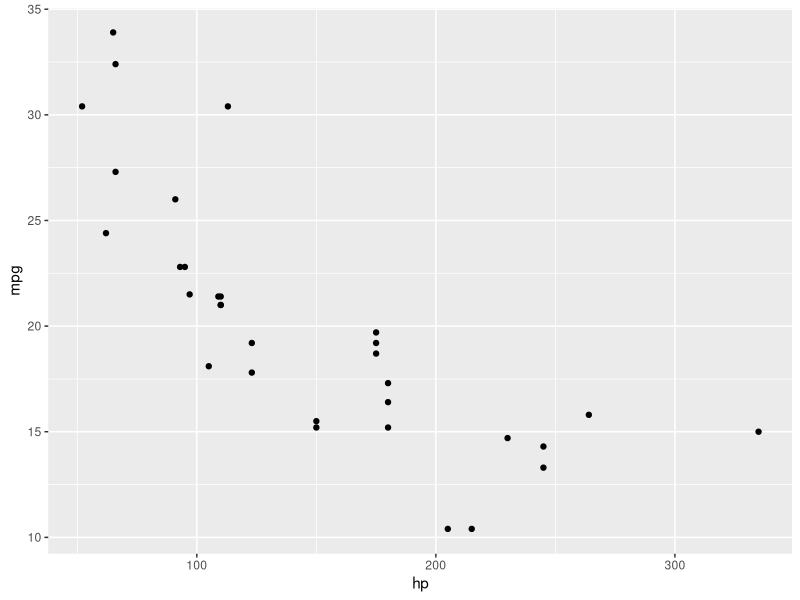
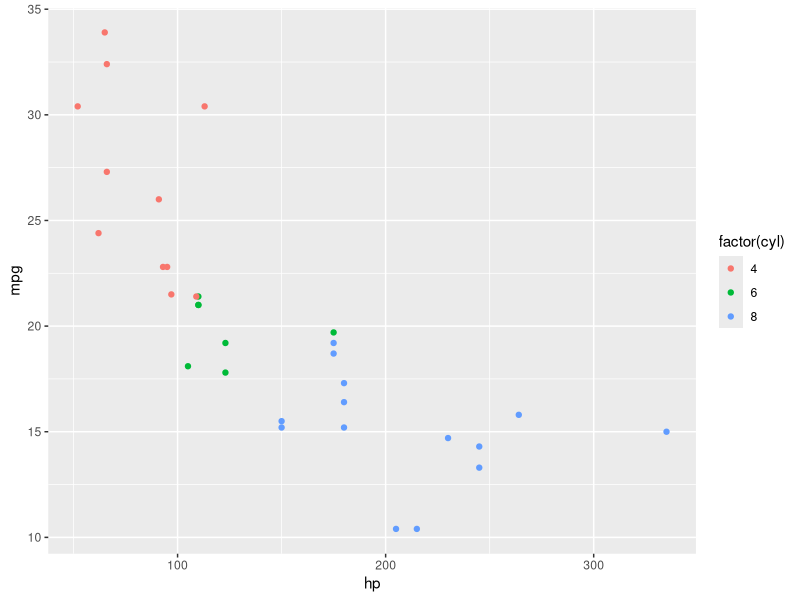
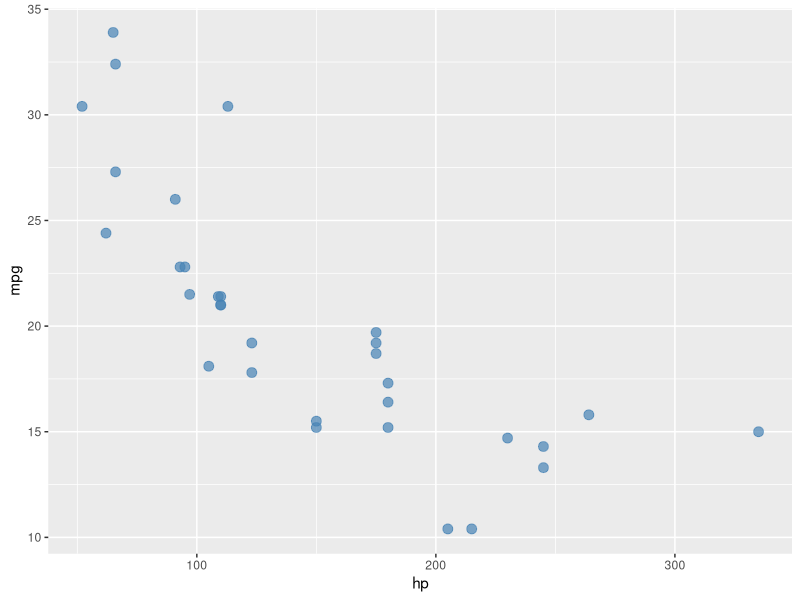
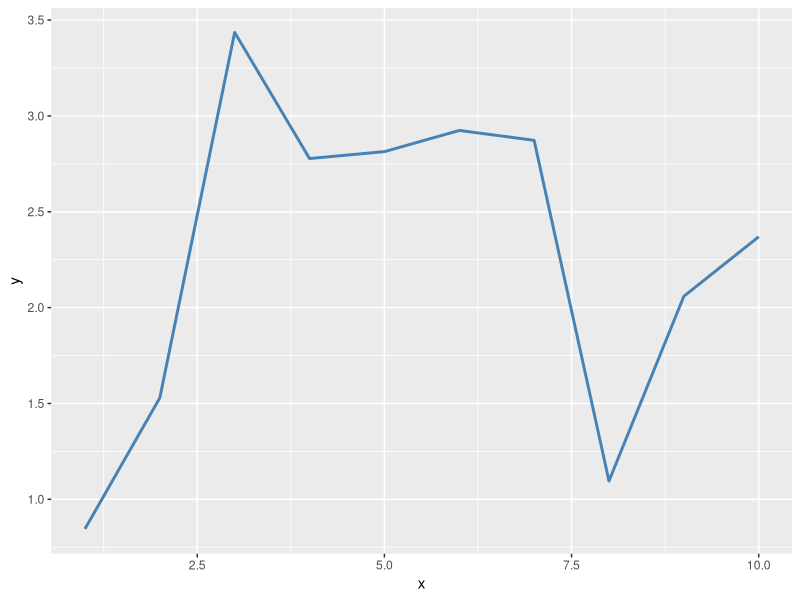
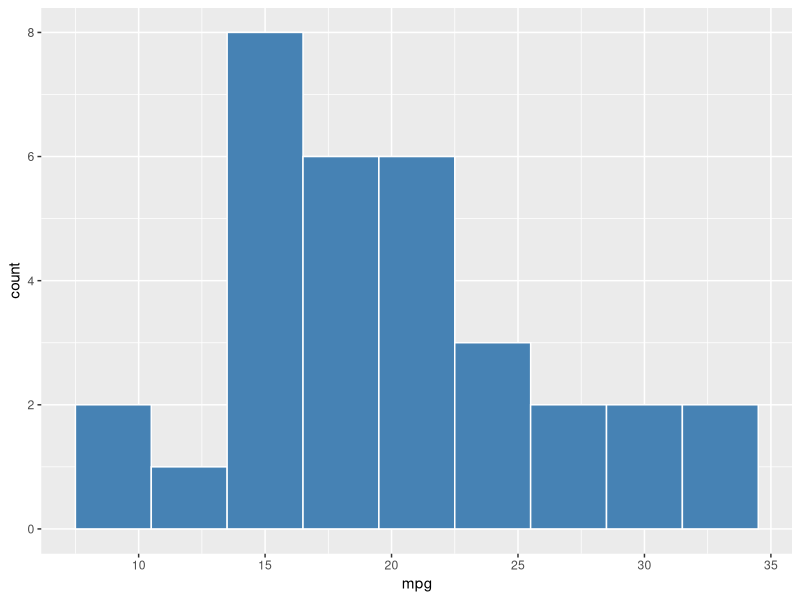
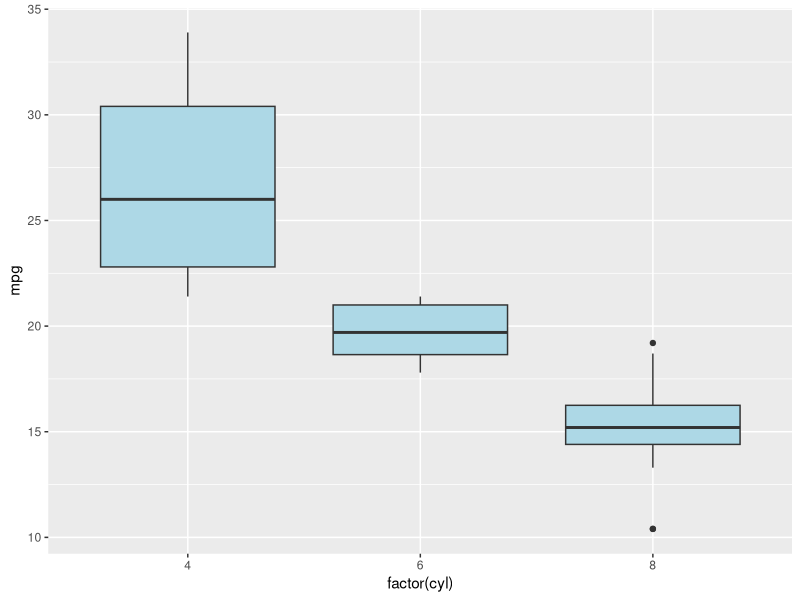
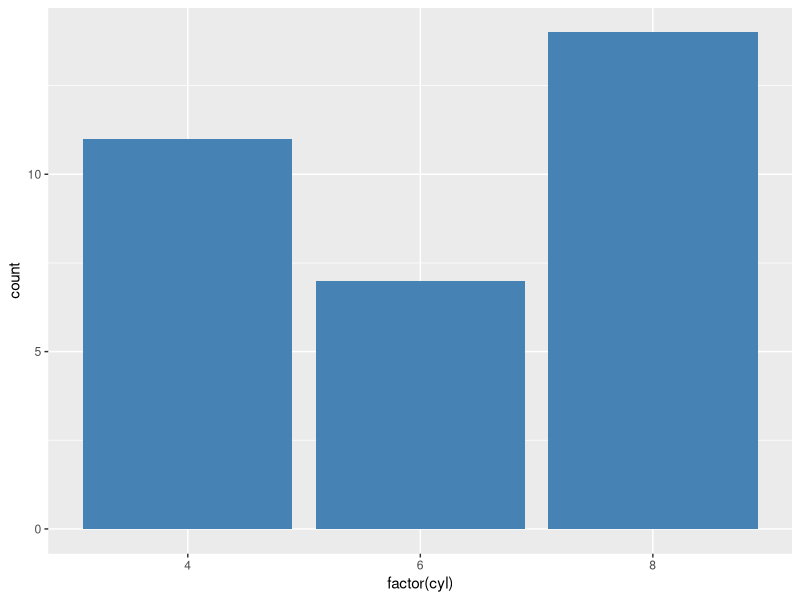
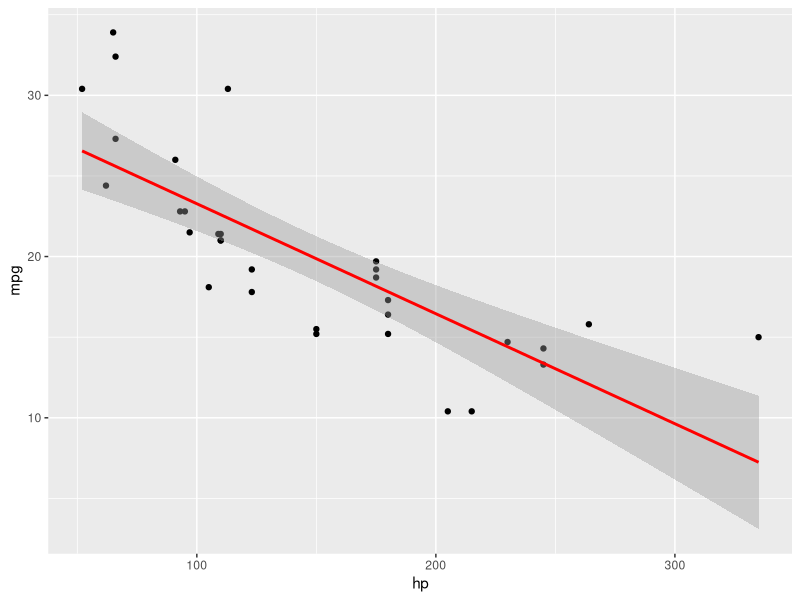

Here is the R script that generated these plots, in order:
## ---- chunk 1
#| echo: false
#| output: false
#| message: false
#| warning: false

library(tidyverse)
## ---- chunk 2
head(mtcars, n = 3)
## ---- chunk 3
glimpse(mtcars)
## ---- chunk 4
summary(mtcars$mpg)
## ---- chunk 5
nrow(mtcars)
ncol(mtcars)
## ---- chunk 6
colnames(mtcars)
## ---- chunk 7
class(mtcars$mpg)
typeof(mtcars$mpg)
## ---- chunk 8
x <- c(10, 20, 30, NA, 50)
mean(x, na.rm = TRUE)
## ---- chunk 9
sd(mtcars$mpg)
## ---- chunk 10
median(mtcars$mpg)
## ---- chunk 11
min(mtcars$mpg)
max(mtcars$mpg)
## ---- chunk 12
sum(mtcars$mpg)
## ---- chunk 13
var(mtcars$mpg)
## ---- chunk 14
cor(mtcars$mpg, mtcars$hp)
## ---- chunk 15
mtcars |>
  select(mpg, cyl, hp) |>
  head(3)
## ---- chunk 16
mtcars |>
  filter(mpg > 25) |>
  head(3)
## ---- chunk 17
mtcars |>
  mutate(kpl = mpg * 0.425) |>  # Convert to km per liter
  select(mpg, kpl) |>
  head(3)
## ---- chunk 18
mtcars |>
  group_by(cyl) |>
  summarize(avg_mpg = mean(mpg))
## ---- chunk 19
mtcars |>
  group_by(cyl) |>
  summarize(
    avg_mpg = mean(mpg),
    sd_mpg = sd(mpg),
    n = n()
  )
## ---- chunk 20
mtcars |>
  count(cyl)
## ---- chunk 21
mtcars |>
  arrange(desc(mpg)) |>
  head(3)
## ---- chunk 22
mtcars |>
  mutate(
    mpg_category = case_when(
      mpg < 15 ~ "Low",
      mpg < 25 ~ "Medium",
      TRUE ~ "High"
    )
  ) |>
  count(mpg_category)
## ---- chunk 23
mtcars |>
  mutate(efficient = ifelse(mpg > 20, 1, 0)) |>
  count(efficient)
## ---- chunk 24
mtcars |>
  group_by(cyl) |>
  summarize(count = n())
## ---- chunk 25
reg <- lm(mpg ~ hp + wt, data = mtcars)
summary(reg)
## ---- chunk 26
reg <- lm(mpg ~ hp, data = mtcars)
coef(reg)
## ---- chunk 27
reg <- lm(mpg ~ hp, data = mtcars)
confint(reg, level = 0.95)
## ---- chunk 28
reg <- lm(mpg ~ hp, data = mtcars)
# Predict for existing data
head(predict(reg))

# Predict for new data
predict(reg, newdata = data.frame(hp = c(100, 150, 200)))
## ---- chunk 29
reg <- lm(mpg ~ hp, data = mtcars)
head(residuals(reg))
## ---- chunk 30
#| fig-height: 3
ggplot(mtcars, aes(x = hp, y = mpg)) +
  geom_point()
## ---- chunk 31
#| fig-height: 3
ggplot(mtcars, aes(x = hp, y = mpg, color = factor(cyl))) +
  geom_point()
## ---- chunk 32
#| fig-height: 3
ggplot(mtcars, aes(x = hp, y = mpg)) +
  geom_point(size = 3, color = "steelblue", alpha = 0.7)
## ---- chunk 33
#| fig-height: 3
# Line plot (useful for time series)
df <- data.frame(x = 1:10, y = cumsum(rnorm(10)))
ggplot(df, aes(x = x, y = y)) +
  geom_line(color = "steelblue", linewidth = 1)
## ---- chunk 34
#| fig-height: 3
ggplot(mtcars, aes(x = mpg)) +
  geom_histogram(binwidth = 3, fill = "steelblue", color = "white")
## ---- chunk 35
#| fig-height: 3
ggplot(mtcars, aes(x = factor(cyl), y = mpg)) +
  geom_boxplot(fill = "lightblue")
## ---- chunk 36
#| fig-height: 3
# geom_bar counts automatically
ggplot(mtcars, aes(x = factor(cyl))) +
  geom_bar(fill = "steelblue")
## ---- chunk 37
#| fig-height: 3
ggplot(mtcars, aes(x = hp, y = mpg)) +
  geom_point() +
  geom_smooth(method = "lm", se = TRUE, color = "red")
## ---- chunk 38
#| fig-height: 3
ggplot(mtcars, aes(x = hp, y = mpg)) +
  geom_point() +
  geom_hline(yintercept = mean(mtcars$mpg), linetype = "dashed", color = "red")
## ---- chunk 39
#| fig-height: 3
ggplot(mtcars, aes(x = hp, y = mpg)) +
  geom_point() +
  labs(
    title = "Fuel Efficiency vs. Horsepower",
    x = "Horsepower",
    y = "Miles per Gallon"
  )
## ---- chunk 40
#| fig-height: 3
ggplot(mtcars, aes(x = hp, y = mpg)) +
  geom_point() +
  facet_wrap(~ cyl, nrow = 1)
## ---- chunk 41
#| fig-height: 3
ggplot(mtcars, aes(x = hp, y = mpg)) +
  geom_point() +
  theme_minimal()
## ---- chunk 42
x <- c(1, 2, 3, 4, 5)
x
## ---- chunk 43
seq(from = 0, to = 10, by = 2)
seq(from = 0, to = 1, length.out = 5)
## ---- chunk 44
rep(c("A", "B"), times = 3)
## ---- chunk 45
set.seed(123)
sample(1:10, size = 5, replace = FALSE)
## ---- chunk 46
set.seed(42)
rnorm(3)  # Will always produce the same values
## ---- chunk 47
set.seed(123)
rnorm(5, mean = 100, sd = 15)
## ---- chunk 48
education <- c("HS", "College", "HS", "Graduate")
factor(education, levels = c("HS", "College", "Graduate"))
## ---- chunk 49
x <- c("1", "2", "3")
as.numeric(x)
## ---- chunk 50
x <- c(1, 2, NA, 4)
is.na(x)
sum(is.na(x))  # Count missing values
## ---- chunk 51
# Piped version is much clearer
mtcars |>
  filter(mpg > 20) |>
  select(mpg, hp) |>
  summary()
## ---- chunk 52
# Height of the standard normal PDF at x = 0
dnorm(0, mean = 0, sd = 1)

# Height of the t-distribution PDF at x = 2 with 30 df
dt(2, df = 30)
## ---- chunk 53
# P-value for a two-sided test with t = 2.3 and 100 df
2 * pt(abs(2.3), df = 100, lower.tail = FALSE)
## ---- chunk 54
# Critical value for a two-sided 5% test with 100 df
# We want the value that leaves 2.5% in the upper tail
qt(0.025, df = 100, lower.tail = FALSE)
## ---- chunk 55
# Critical value for an F-test with 2 and 494 degrees of freedom at 5%
qf(0.05, df1 = 2, df2 = 494, lower.tail = FALSE)
## ---- chunk 56
set.seed(123)
runif(5, min = 1, max = 10)
## ---- chunk 57
set.seed(123)
rexp(5, rate = 0.5)  # Mean = 1/0.5 = 2
## ---- chunk 58
set.seed(123)
# Simulate 10 coin flips (1 = heads, 0 = tails)
rbinom(10, size = 1, prob = 0.5)
## ---- chunk 59
set.seed(123)
rt(5, df = 30)
## ---- chunk 60
reg_small <- lm(mpg ~ hp, data = mtcars)
reg_large <- lm(mpg ~ hp + wt + cyl, data = mtcars)
anova(reg_small, reg_large)
## ---- chunk 61
reg <- lm(mpg ~ hp, data = mtcars)
nobs(reg)
## ---- chunk 62
reg <- lm(mpg ~ hp + wt, data = mtcars)
df.residual(reg)  # 32 - 2 - 1 = 29
## ---- chunk 63
reg <- lm(mpg ~ hp, data = mtcars)
head(resid(reg))
## ---- chunk 64
tibble(
  name = c("Alice", "Bob", "Carol"),
  age = c(25, 30, 35),
  income = c(50000, 60000, 70000)
)
## ---- chunk 65
df1 <- tibble(x = 1:3, y = c("a", "b", "c"))
df2 <- tibble(x = 4:6, y = c("d", "e", "f"))
bind_rows(df1, df2)
## ---- chunk 66
wide_data <- tibble(
  id = 1:3,
  score_2020 = c(80, 90, 85),
  score_2021 = c(85, 92, 88)
)

wide_data |>
  pivot_longer(
    cols = starts_with("score"),
    names_to = "year",
    values_to = "score"
  )
## ---- chunk 67
set.seed(123)
mtcars |>
  slice_sample(n = 5)
## ---- chunk 68
# Run 5 simulations and collect results
map_dfr(1:5, function(i) {
  x <- rnorm(50)
  tibble(sim = i, mean_x = mean(x))
})
## ---- chunk 69
#| fig-height: 3
ggplot(mtcars, aes(x = hp, y = mpg)) +
  geom_point() +
  annotate("text", x = 300, y = 30,
           label = "hat(beta)[1] == -0.068",
           parse = TRUE, color = "red", size = 5)
## ---- chunk 70
#| fig-height: 3
ggplot(data.frame(x = rnorm(500)), aes(x = x)) +
  geom_histogram(aes(y = after_stat(density)),
                 bins = 30, fill = "lightblue", color = "black") +
  stat_function(fun = dnorm, args = list(mean = 0, sd = 1),
                color = "red", linewidth = 1.2)
## ---- chunk 71
#| fig-height: 3
ggplot(mtcars, aes(x = hp, y = mpg)) +
  geom_point() +
  geom_segment(aes(x = 150, y = 25, xend = 150, yend = 15),
               arrow = arrow(length = unit(0.2, "cm")),
               color = "red", linewidth = 1)
## ---- chunk 72
#| fig-height: 3
shade_data <- tibble(
  x = seq(-3, 3, length.out = 200),
  y = dnorm(x)
)

ggplot(shade_data, aes(x = x)) +
  geom_line(aes(y = y)) +
  geom_ribbon(data = shade_data |> filter(x >= 1.96),
              aes(ymin = 0, ymax = y),
              fill = "red", alpha = 0.5)
## ---- chunk 73
#| fig-height: 3
ci_data <- tibble(
  variable = c("hp", "wt", "cyl"),
  estimate = c(-0.03, -3.8, -1.5),
  lower = c(-0.05, -5.1, -2.8),
  upper = c(-0.01, -2.5, -0.2)
)

ggplot(ci_data, aes(y = variable, x = estimate)) +
  geom_point(size = 3) +
  geom_errorbar(aes(xmin = lower, xmax = upper),
                width = 0.2, orientation = "y") +
  geom_vline(xintercept = 0, linetype = "dashed") +
  theme_minimal()
## ---- chunk 74
#| fig-height: 3
ggplot(mtcars, aes(x = mpg)) +
  geom_density(fill = "steelblue", alpha = 0.5)
## ---- chunk 75
#| fig-height: 3
ggplot(mtcars, aes(x = hp, y = mpg, color = factor(cyl))) +
  geom_point(size = 2) +
  scale_color_manual(values = c("4" = "steelblue", "6" = "orange", "8" = "red"))
## ---- chunk 76
#| fig-height: 3
ggplot(mtcars, aes(x = hp, y = mpg)) +
  geom_point() +
  coord_cartesian(xlim = c(50, 200), ylim = c(15, 35))
